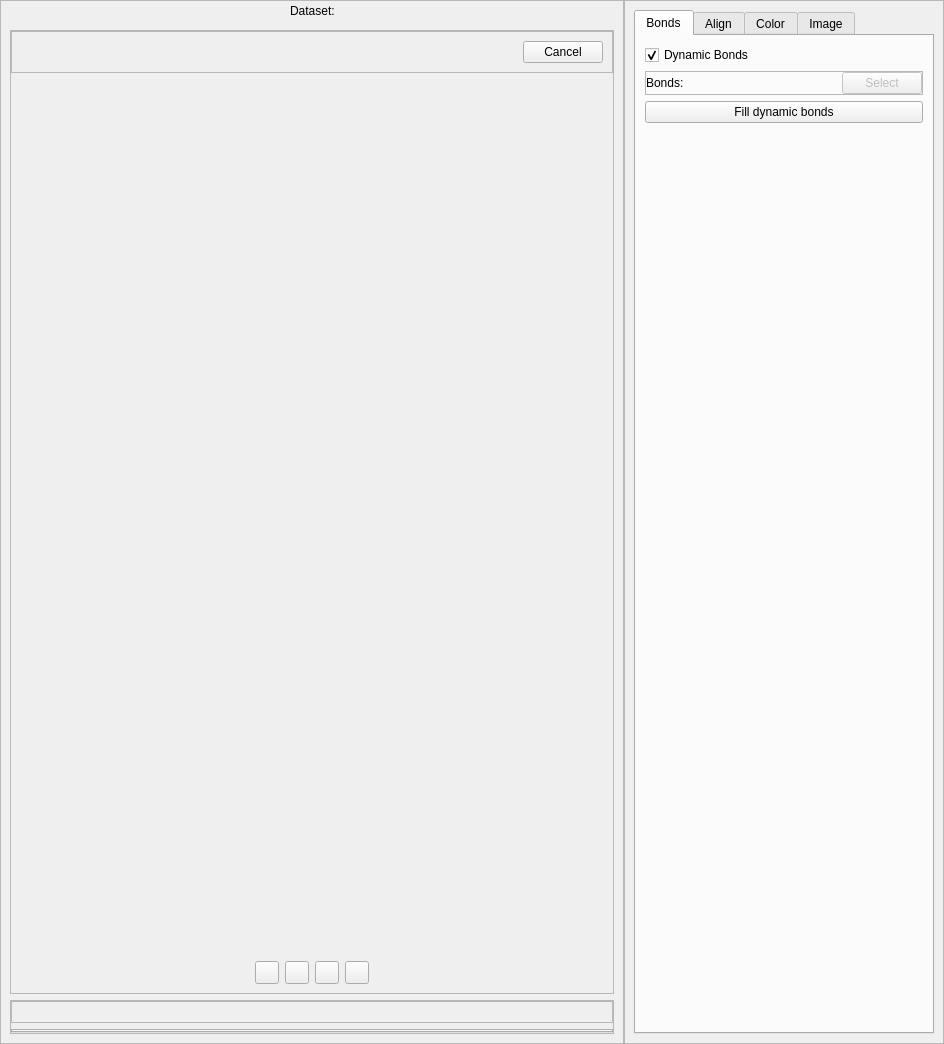
<?xml version="1.0" encoding="UTF-8"?>
<ui version="4.0">
 <class>Form</class>
 <widget class="QWidget" name="Form">
  <property name="geometry">
   <rect>
    <x>0</x>
    <y>0</y>
    <width>944</width>
    <height>1044</height>
   </rect>
  </property>
  <property name="windowTitle">
   <string>Form</string>
  </property>
  <layout class="QHBoxLayout" name="horizontalLayout_3" stretch="1,0">
   <property name="spacing">
    <number>0</number>
   </property>
   <property name="leftMargin">
    <number>0</number>
   </property>
   <property name="topMargin">
    <number>0</number>
   </property>
   <property name="rightMargin">
    <number>0</number>
   </property>
   <property name="bottomMargin">
    <number>0</number>
   </property>
   <item>
    <widget class="QFrame" name="leftContainer">
     <property name="frameShape">
      <enum>QFrame::StyledPanel</enum>
     </property>
     <property name="frameShadow">
      <enum>QFrame::Raised</enum>
     </property>
     <layout class="QVBoxLayout" name="verticalLayout_3">
      <property name="spacing">
       <number>0</number>
      </property>
      <property name="leftMargin">
       <number>0</number>
      </property>
      <property name="topMargin">
       <number>0</number>
      </property>
      <property name="rightMargin">
       <number>0</number>
      </property>
      <property name="bottomMargin">
       <number>0</number>
      </property>
      <item>
       <widget class="QWidget" name="header" native="true">
        <layout class="QHBoxLayout" name="headerLayout" stretch="1,0,1">
         <property name="leftMargin">
          <number>9</number>
         </property>
         <property name="topMargin">
          <number>0</number>
         </property>
         <property name="rightMargin">
          <number>9</number>
         </property>
         <property name="bottomMargin">
          <number>0</number>
         </property>
         <item>
          <spacer name="horizontalSpacer_4">
           <property name="orientation">
            <enum>Qt::Horizontal</enum>
           </property>
           <property name="sizeHint" stdset="0">
            <size>
             <width>40</width>
             <height>20</height>
            </size>
           </property>
          </spacer>
         </item>
         <item>
          <widget class="QLabel" name="datasetLabel">
           <property name="text">
            <string>Dataset:</string>
           </property>
          </widget>
         </item>
         <item>
          <spacer name="horizontalSpacer_3">
           <property name="orientation">
            <enum>Qt::Horizontal</enum>
           </property>
           <property name="sizeHint" stdset="0">
            <size>
             <width>352</width>
             <height>20</height>
            </size>
           </property>
          </spacer>
         </item>
        </layout>
       </widget>
      </item>
      <item>
       <widget class="QWidget" name="leftContent" native="true">
        <property name="minimumSize">
         <size>
          <width>100</width>
          <height>0</height>
         </size>
        </property>
        <layout class="QVBoxLayout" name="verticalLayout_2" stretch="1,0">
         <item>
          <widget class="QFrame" name="mainFrame">
           <property name="frameShape">
            <enum>QFrame::StyledPanel</enum>
           </property>
           <property name="frameShadow">
            <enum>QFrame::Raised</enum>
           </property>
           <layout class="QVBoxLayout" name="mainFrameLayout" stretch="0,1,0,0,0">
            <property name="leftMargin">
             <number>0</number>
            </property>
            <property name="topMargin">
             <number>0</number>
            </property>
            <property name="rightMargin">
             <number>0</number>
            </property>
            <property name="bottomMargin">
             <number>0</number>
            </property>
            <item>
             <widget class="QFrame" name="infoFrame">
              <property name="frameShape">
               <enum>QFrame::StyledPanel</enum>
              </property>
              <property name="frameShadow">
               <enum>QFrame::Raised</enum>
              </property>
              <layout class="QHBoxLayout" name="horizontalLayout_5">
               <item>
                <widget class="QLabel" name="currentAtomSelectionLabel">
                 <property name="text">
                  <string/>
                 </property>
                </widget>
               </item>
               <item>
                <spacer name="horizontalSpacer_6">
                 <property name="orientation">
                  <enum>Qt::Horizontal</enum>
                 </property>
                 <property name="sizeHint" stdset="0">
                  <size>
                   <width>40</width>
                   <height>20</height>
                  </size>
                 </property>
                </spacer>
               </item>
               <item>
                <widget class="QPushButton" name="cancelAtomSelectionButton">
                 <property name="text">
                  <string>Cancel</string>
                 </property>
                </widget>
               </item>
              </layout>
             </widget>
            </item>
            <item>
             <widget class="QWidget" name="plot3dPH" native="true">
              <property name="styleSheet">
               <string notr="true"/>
              </property>
             </widget>
            </item>
            <item>
             <widget class="QLabel" name="selectedIndicesLabel">
              <property name="text">
               <string/>
              </property>
              <property name="alignment">
               <set>Qt::AlignCenter</set>
              </property>
             </widget>
            </item>
            <item>
             <widget class="QLabel" name="nFramesLabel">
              <property name="text">
               <string/>
              </property>
              <property name="alignment">
               <set>Qt::AlignCenter</set>
              </property>
             </widget>
            </item>
            <item>
             <widget class="QWidget" name="toolbar" native="true">
              <layout class="QHBoxLayout" name="horizontalLayout">
               <item>
                <spacer name="horizontalSpacer">
                 <property name="orientation">
                  <enum>Qt::Horizontal</enum>
                 </property>
                 <property name="sizeHint" stdset="0">
                  <size>
                   <width>275</width>
                   <height>20</height>
                  </size>
                 </property>
                </spacer>
               </item>
               <item>
                <widget class="QToolButton" name="leftButton">
                 <property name="text">
                  <string/>
                 </property>
                </widget>
               </item>
               <item>
                <widget class="QToolButton" name="startButton">
                 <property name="text">
                  <string/>
                 </property>
                </widget>
               </item>
               <item>
                <widget class="QToolButton" name="pauseButton">
                 <property name="text">
                  <string/>
                 </property>
                </widget>
               </item>
               <item>
                <widget class="QToolButton" name="rightButton">
                 <property name="text">
                  <string/>
                 </property>
                </widget>
               </item>
               <item>
                <spacer name="horizontalSpacer_2">
                 <property name="orientation">
                  <enum>Qt::Horizontal</enum>
                 </property>
                 <property name="sizeHint" stdset="0">
                  <size>
                   <width>275</width>
                   <height>20</height>
                  </size>
                 </property>
                </spacer>
               </item>
              </layout>
             </widget>
            </item>
           </layout>
          </widget>
         </item>
         <item>
          <widget class="QFrame" name="bottomFrame">
           <property name="frameShape">
            <enum>QFrame::StyledPanel</enum>
           </property>
           <property name="frameShadow">
            <enum>QFrame::Raised</enum>
           </property>
           <layout class="QVBoxLayout" name="verticalLayout_5">
            <property name="leftMargin">
             <number>0</number>
            </property>
            <property name="topMargin">
             <number>0</number>
            </property>
            <property name="rightMargin">
             <number>0</number>
            </property>
            <property name="bottomMargin">
             <number>0</number>
            </property>
            <item>
             <widget class="QFrame" name="bottomHeader">
              <property name="frameShape">
               <enum>QFrame::StyledPanel</enum>
              </property>
              <property name="frameShadow">
               <enum>QFrame::Raised</enum>
              </property>
              <layout class="QHBoxLayout" name="bottomHeaderLayout">
               <property name="leftMargin">
                <number>0</number>
               </property>
               <property name="topMargin">
                <number>0</number>
               </property>
               <property name="rightMargin">
                <number>0</number>
               </property>
               <property name="bottomMargin">
                <number>0</number>
               </property>
               <item>
                <spacer name="horizontalSpacer_8">
                 <property name="orientation">
                  <enum>Qt::Horizontal</enum>
                 </property>
                 <property name="sizeHint" stdset="0">
                  <size>
                   <width>40</width>
                   <height>20</height>
                  </size>
                 </property>
                </spacer>
               </item>
              </layout>
             </widget>
            </item>
            <item>
             <widget class="QTabWidget" name="bottomTabWidget">
              <property name="currentIndex">
               <number>-1</number>
              </property>
             </widget>
            </item>
           </layout>
          </widget>
         </item>
        </layout>
       </widget>
      </item>
     </layout>
    </widget>
   </item>
   <item>
    <widget class="QFrame" name="rightContainer">
     <property name="frameShape">
      <enum>QFrame::StyledPanel</enum>
     </property>
     <property name="frameShadow">
      <enum>QFrame::Raised</enum>
     </property>
     <layout class="QVBoxLayout" name="rightContainerLayout">
      <item>
       <widget class="QTabWidget" name="sidebarWidget">
        <property name="minimumSize">
         <size>
          <width>300</width>
          <height>0</height>
         </size>
        </property>
        <property name="maximumSize">
         <size>
          <width>0</width>
          <height>16777215</height>
         </size>
        </property>
        <property name="currentIndex">
         <number>0</number>
        </property>
        <widget class="QWidget" name="bondsTab">
         <attribute name="title">
          <string>Bonds</string>
         </attribute>
         <layout class="QVBoxLayout" name="bondsTabLayout">
          <item>
           <widget class="QCheckBox" name="dynamicBondsCB">
            <property name="text">
             <string>Dynamic Bonds</string>
            </property>
            <property name="checked">
             <bool>true</bool>
            </property>
           </widget>
          </item>
          <item>
           <widget class="QFrame" name="frame">
            <property name="frameShape">
             <enum>QFrame::StyledPanel</enum>
            </property>
            <property name="frameShadow">
             <enum>QFrame::Raised</enum>
            </property>
            <layout class="QHBoxLayout" name="horizontalLayout_4">
             <property name="spacing">
              <number>0</number>
             </property>
             <property name="leftMargin">
              <number>0</number>
             </property>
             <property name="topMargin">
              <number>0</number>
             </property>
             <property name="rightMargin">
              <number>0</number>
             </property>
             <property name="bottomMargin">
              <number>0</number>
             </property>
             <item>
              <widget class="QLabel" name="bondsTextEditLabel">
               <property name="text">
                <string>Bonds:</string>
               </property>
              </widget>
             </item>
             <item>
              <spacer name="horizontalSpacer_5">
               <property name="orientation">
                <enum>Qt::Horizontal</enum>
               </property>
               <property name="sizeHint" stdset="0">
                <size>
                 <width>40</width>
                 <height>20</height>
                </size>
               </property>
              </spacer>
             </item>
             <item>
              <widget class="QPushButton" name="selectBondsButton">
               <property name="enabled">
                <bool>false</bool>
               </property>
               <property name="text">
                <string>Select</string>
               </property>
              </widget>
             </item>
            </layout>
           </widget>
          </item>
          <item>
           <widget class="QPushButton" name="dynamicBondsButton">
            <property name="text">
             <string>Fill dynamic bonds</string>
            </property>
           </widget>
          </item>
          <item>
           <spacer name="verticalSpacer">
            <property name="orientation">
             <enum>Qt::Vertical</enum>
            </property>
            <property name="sizeHint" stdset="0">
             <size>
              <width>20</width>
              <height>40</height>
             </size>
            </property>
           </spacer>
          </item>
         </layout>
        </widget>
        <widget class="QWidget" name="alignTab">
         <attribute name="title">
          <string>Align</string>
         </attribute>
         <layout class="QVBoxLayout" name="verticalLayout">
          <item>
           <widget class="QCheckBox" name="alignConfigsCB">
            <property name="text">
             <string>Align Configurations</string>
            </property>
           </widget>
          </item>
          <item>
           <widget class="QFrame" name="frame_2">
            <property name="frameShape">
             <enum>QFrame::StyledPanel</enum>
            </property>
            <property name="frameShadow">
             <enum>QFrame::Raised</enum>
            </property>
            <layout class="QHBoxLayout" name="horizontalLayout_6">
             <property name="leftMargin">
              <number>0</number>
             </property>
             <property name="topMargin">
              <number>0</number>
             </property>
             <property name="rightMargin">
              <number>0</number>
             </property>
             <property name="bottomMargin">
              <number>0</number>
             </property>
             <item>
              <widget class="QLabel" name="label">
               <property name="text">
                <string>Align along:</string>
               </property>
              </widget>
             </item>
             <item>
              <spacer name="horizontalSpacer_7">
               <property name="orientation">
                <enum>Qt::Horizontal</enum>
               </property>
               <property name="sizeHint" stdset="0">
                <size>
                 <width>40</width>
                 <height>20</height>
                </size>
               </property>
              </spacer>
             </item>
             <item>
              <widget class="QPushButton" name="selectAlignAtomsButton">
               <property name="enabled">
                <bool>false</bool>
               </property>
               <property name="text">
                <string>Select</string>
               </property>
              </widget>
             </item>
            </layout>
           </widget>
          </item>
          <item>
           <spacer name="verticalSpacer_2">
            <property name="orientation">
             <enum>Qt::Vertical</enum>
            </property>
            <property name="sizeHint" stdset="0">
             <size>
              <width>20</width>
              <height>40</height>
             </size>
            </property>
           </spacer>
          </item>
         </layout>
        </widget>
        <widget class="QWidget" name="colorTab">
         <attribute name="title">
          <string>Color</string>
         </attribute>
         <layout class="QVBoxLayout" name="verticalLayout_4">
          <item>
           <widget class="QComboBox" name="coloringComboBox">
            <item>
             <property name="text">
              <string>Atomic Color</string>
             </property>
            </item>
            <item>
             <property name="text">
              <string>Force Error</string>
             </property>
            </item>
           </widget>
          </item>
          <item>
           <widget class="QFrame" name="colorTabModelFrame">
            <property name="sizePolicy">
             <sizepolicy hsizetype="Preferred" vsizetype="Preferred">
              <horstretch>0</horstretch>
              <verstretch>0</verstretch>
             </sizepolicy>
            </property>
            <property name="minimumSize">
             <size>
              <width>0</width>
              <height>0</height>
             </size>
            </property>
            <property name="frameShape">
             <enum>QFrame::StyledPanel</enum>
            </property>
            <property name="frameShadow">
             <enum>QFrame::Raised</enum>
            </property>
            <layout class="QHBoxLayout" name="colorTabModelFrameLayout"/>
           </widget>
          </item>
          <item>
           <spacer name="verticalSpacer_3">
            <property name="orientation">
             <enum>Qt::Vertical</enum>
            </property>
            <property name="sizeHint" stdset="0">
             <size>
              <width>20</width>
              <height>876</height>
             </size>
            </property>
           </spacer>
          </item>
         </layout>
        </widget>
        <widget class="QWidget" name="imageTab">
         <attribute name="title">
          <string>Image</string>
         </attribute>
         <layout class="QVBoxLayout" name="imageTabLayout">
          <item>
           <widget class="QCheckBox" name="checkBox">
            <property name="text">
             <string>Periodic images</string>
            </property>
           </widget>
          </item>
          <item>
           <spacer name="verticalSpacer_4">
            <property name="orientation">
             <enum>Qt::Vertical</enum>
            </property>
            <property name="sizeHint" stdset="0">
             <size>
              <width>20</width>
              <height>40</height>
             </size>
            </property>
           </spacer>
          </item>
         </layout>
        </widget>
       </widget>
      </item>
     </layout>
    </widget>
   </item>
  </layout>
 </widget>
 <resources/>
 <connections/>
</ui>
